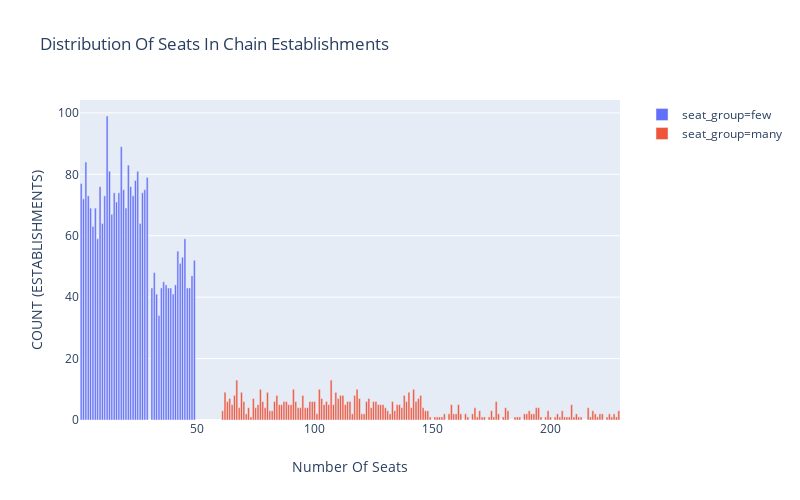

This figure's notebook cell:
### Code cell
# plotting a distribution graph
fig = px.bar(chain_data, x='number', y='id',color='seat_group', title='Distribution Of Seats In Chain Establishments',labels={'number':'Number Of Seats', 'id':'COUNT (ESTABLISHMENTS)'})
fig.update_layout(width=800,height=500)
fig.show()

### Figure 1 — Plotly figure (JSON) as saved in the notebook; plotly's stock layout.template omitted (floating-point values rounded to 4 significant figures; data arrays with more than 128 entries replaced by an {"elided": "..."} marker saying what was removed)
{"data": [{"alignmentgroup": "True", "hoverlabel": {"namelength": 0}, "hovertemplate": "seat_group=few<br>Number Of Seats=%{x}<br>COUNT (ESTABLISHMENTS)=%{y}", "legendgroup": "seat_group=few", "marker": {"color": "#636efa"}, "name": "seat_group=few", "offsetgroup": "seat_group=few", "orientation": "v", "showlegend": true, "textposition": "auto", "type": "bar", "x": [1, 2, 3, 4, 5, 6, 7, 8, 9, 10, 11, 12, 13, 14, 15, 16, 17, 18, 19, 20, 21, 22, 23, 24, 25, 26, 27, 28, 29, 31, 32, 33, 34, 35, 36, 37, 38, 39, 40, 41, 42, 43, 44, 45, 46, 47, 48, 49], "xaxis": "x", "y": [77, 72, 84, 73, 69, 63, 69, 59, 76, 64, 73, 99, 81, 67, 74, 71, 74, 89, 75, 69, 83, 76, 73, 78, 81, 64, 74, 75, 79, 43, 48, 41, 34, 43, 45, 44, 43, 43, 41, 44, 55, 51, 53, 59, 43, 43, 47, 52], "yaxis": "y"}, {"alignmentgroup": "True", "hoverlabel": {"namelength": 0}, "hovertemplate": "seat_group=many<br>Number Of Seats=%{x}<br>COUNT (ESTABLISHMENTS)=%{y}", "legendgroup": "seat_group=many", "marker": {"color": "#EF553B"}, "name": "seat_group=many", "offsetgroup": "seat_group=many", "orientation": "v", "showlegend": true, "textposition": "auto", "type": "bar", "x": {"elided": "155 int values"}, "xaxis": "x", "y": {"elided": "155 int values"}, "yaxis": "y"}], "layout": {"barmode": "relative", "height": 500, "legend": {"tracegroupgap": 0}, "title": {"text": "Distribution Of Seats In Chain Establishments"}, "width": 800, "xaxis": {"anchor": "y", "domain": [0, 0.98], "title": {"text": "Number Of Seats"}}, "yaxis": {"anchor": "x", "domain": [0, 1], "title": {"text": "COUNT (ESTABLISHMENTS)"}}}}
